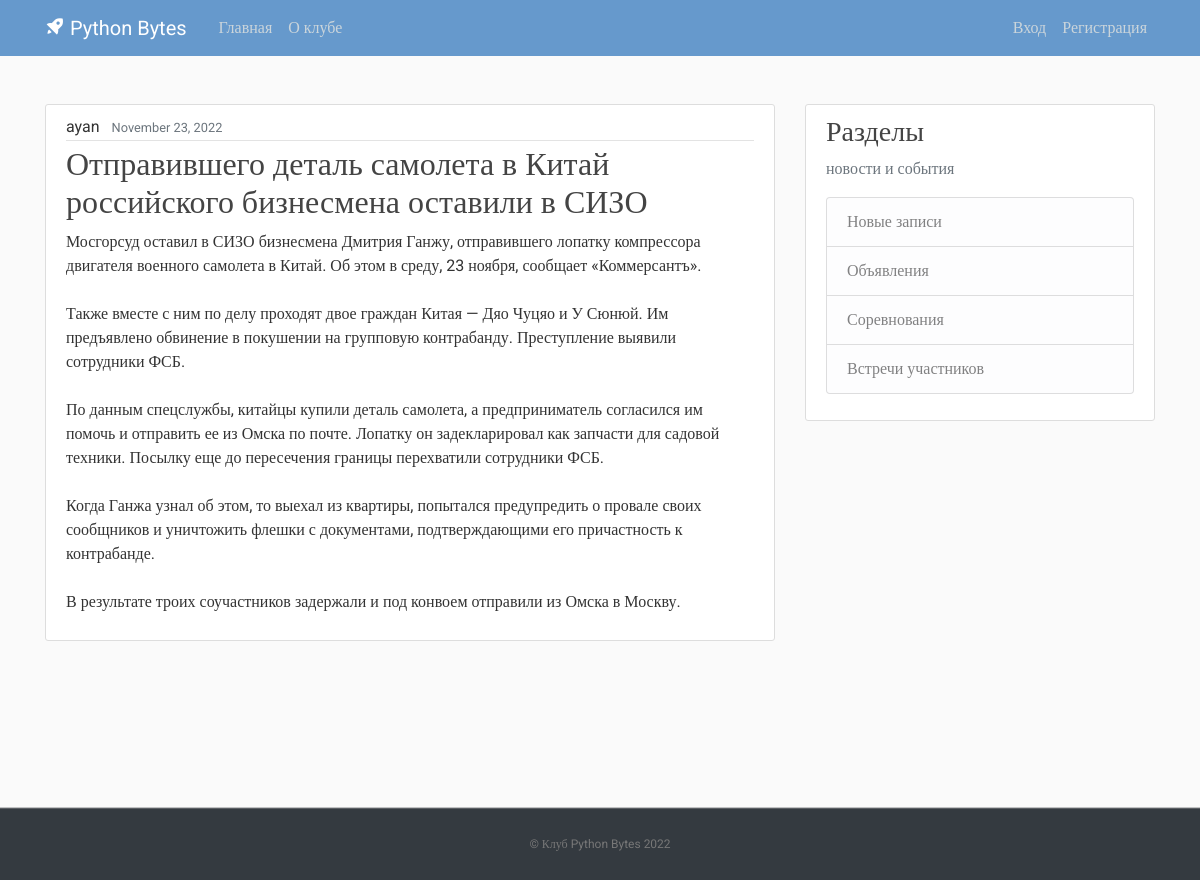
/2, run on the app's committed database.
### blog/models.py (models this page shows, shortened)
class Post(models.Model):
    author = models.ForeignKey(settings.AUTH_USER_MODEL, on_delete=models.CASCADE)
    title = models.CharField('Название', max_length=200)
    anons = models.CharField('Анонс', max_length=200, default='')
    text = models.TextField('Текст')
    created_date = models.DateTimeField(default=timezone.now)
    published_date = models.DateTimeField(blank=True, null=True)

### blog/views.py (the view)
# urls.py: path('<int:pk>', views.DetailPost.as_view(), name='detail_post'),
class DetailPost(DetailView):
    model = Post
    template_name = 'blog/detail_post.html'
    context_object_name = 'detail'

### blog/templates/blog/detail_post.html
{% extends "blog/base.html" %}
{% block content %}
        <article class="media content-section">
          <div class="media-body">
            <div class="article-metadata">
              <a class="mr-2">{{ detail.author }}</a>
              <small class="text-muted">{{ detail.created_date |date:"F d, Y"  }}</small>
            </div>
            <h2><a class="article-title">{{ detail.title }}</a></h2>
            <p class="article-content">{{ detail.text}}</p>
          </div>
        </article>
{% endblock content %}

### blog/static/blog/main.css (style rules this page uses)
﻿body, html { width:100%; height:100% }
body { margin:0; padding:0; background: #fafafa; color: #333333; margin-top: 5rem; font-family:Roboto; }
h1, h2, h3, h4, h5, h6 { color: #444444; }
.content-section { background: #ffffff; padding: 10px 20px; border: 1px solid #dddddd; border-radius: 3px; margin-bottom: 20px; }
.article-title { color: #444444; }
.article-content { white-space: pre-line; }
.article-metadata { padding-bottom: 1px; margin-bottom: 4px; border-bottom: 1px solid #e3e3e3 }

### data on the page
Post: author "ayan", created_date "November 23, 2022", title "Отправившего деталь самолета в Китай российского бизнесмена оставили в СИЗО", text "Мосгорсуд оставил в СИЗО бизнесмена Дмитрия Ганжу, отправившего лопатку компрессора двигателя военного самолета в Китай. Об этом в среду, 23 ноября, сообщает «Коммерсантъ». Также вместе с ним по делу проходят двое граждан Китая — Дяо Чуцяо и У Сюнюй. Им предъявлено обвинение в покушении на групповую контрабанду. Преступление выявили сотрудники ФСБ. По данным спецслужбы, китайцы купили деталь самолета, а предприниматель согласился им помочь и отправить ее из Омска по почте. Лопатку он задекларировал как запчасти для садовой техники. Посылку еще до пересечения границы перехватили сотрудники ФСБ. Когда Ганжа узнал об этом, то выехал из квартиры, попытался предупредить о провале своих…"
